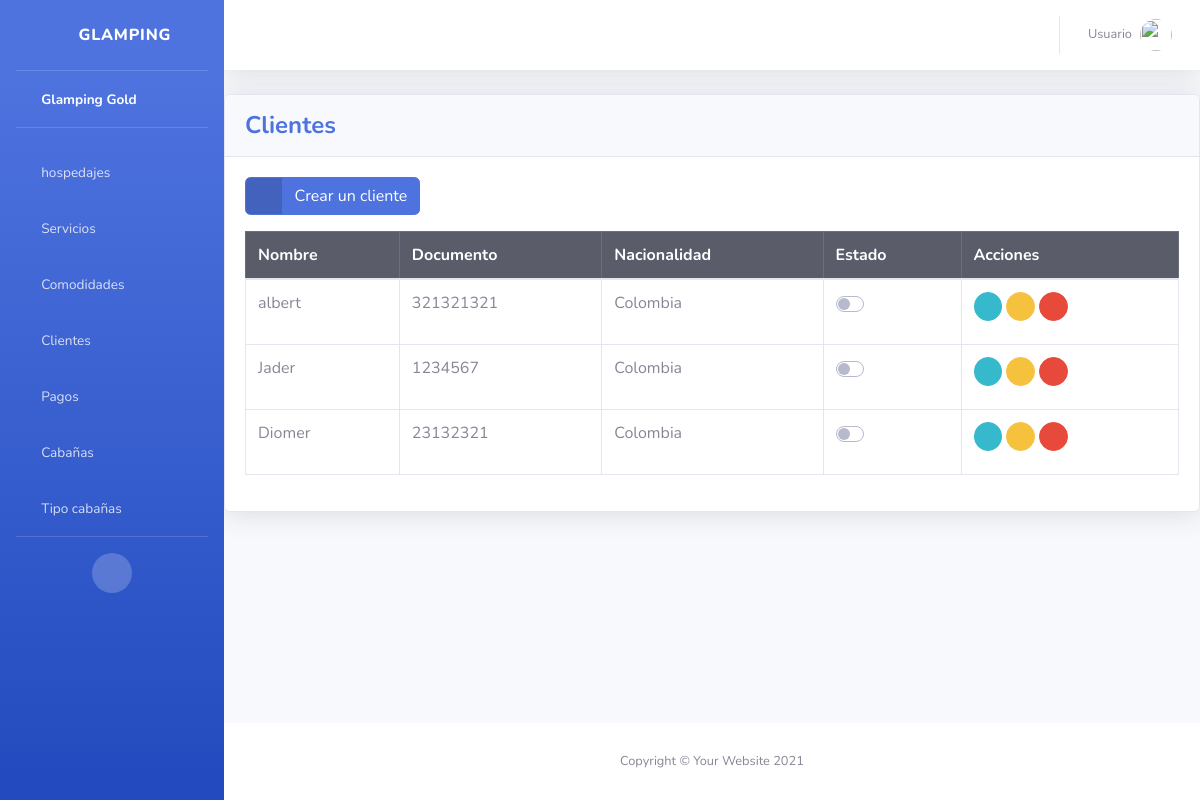
Page /clientes/ on the earlier database version.
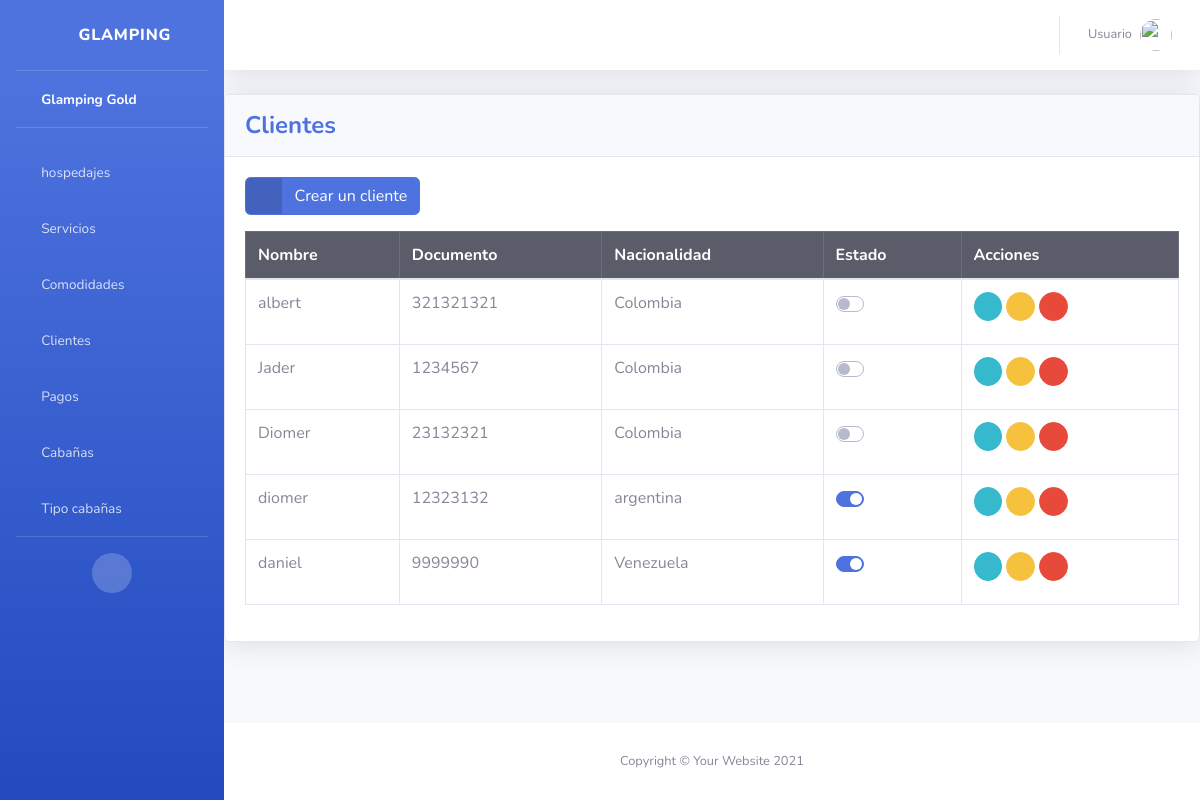
Same page on the later database version.
### clientes/models.py (models this page shows)
class Cliente (models.Model):
    nombre = models.CharField(max_length=255)
    documento = models.CharField(max_length=20, unique=True)
    nacionalidad = models.CharField(max_length=255)
    status = models.BooleanField(default=True)

### clientes/views.py (the view)
# urls.py: path('clientes/', include('clientes.urls')),
def clientes(request):
    clientes_list = Cliente.objects.all()
    return render(request, 'clientes/index.html', {'clientes_list': clientes_list})

### templates/clientes/index.html (shortened to what this page needs)
{% extends 'base.html' %}
{% block content %}
<div class="card shadow mb-4">
    <div class="card-header py-3">
        <h4 class="m-0 font-weight-bold text-primary">Clientes</h4>
    </div>
    <div class="card-body">
        <div class="table-responsive">
            <a href="{% url 'create_cliente' %}" class="btn btn-primary btn-icon-split mb-3">
                <span class="icon text-white-50">
                  <i class="fas fa-plus"></i>
              </span>
              <span class="text">Crear un cliente</span>
            </a>
            <table class="table table-bordered" id="dataTable" width="100%" cellspacing="0">
                <thead class="table-dark">
                    <tr>
                        <th>Nombre</th>
                        <th>Documento</th>
                        <th>Nacionalidad</th>
                        <th>Estado</th>
                        <th>Acciones</th>
                    </tr>
                </thead>
                <tbody>
                    {% for cliente in clientes_list %}
                    <tr>
                    <td>{{ cliente.nombre }}</td>
                    <td>{{ cliente.documento }}</td>
                    <td>{{ cliente.nacionalidad }}</td>
                    <td>
                        <form action="" method="POST">
                            <div class="custom-control custom-switch">
                            </div>
                        </form>
                    </td>
                    <td>
                        <a href="" class="btn btn-info btn-circle btn-sm">
                            <i class="fas fa-info-circle"></i>
                        </a>
                        <a href="" class="btn btn-warning btn-circle btn-sm">
                            <i class="fas fa-edit"></i>
                        </a>
                        <a href="" class="btn btn-danger btn-circle btn-sm">
                            <i class="fas fa-trash"></i>
                        </a>
                    </td>
                    </tr>
                    {% endfor %}
                </tbody>
            </table>
        </div>
    </div>
</div>
{%endblock%}

Differences in the rows shown:
added Cliente: nombre "diomer", documento "12323132", nacionalidad "argentina"
added Cliente: nombre "daniel", documento "9999990", nacionalidad "Venezuela"
